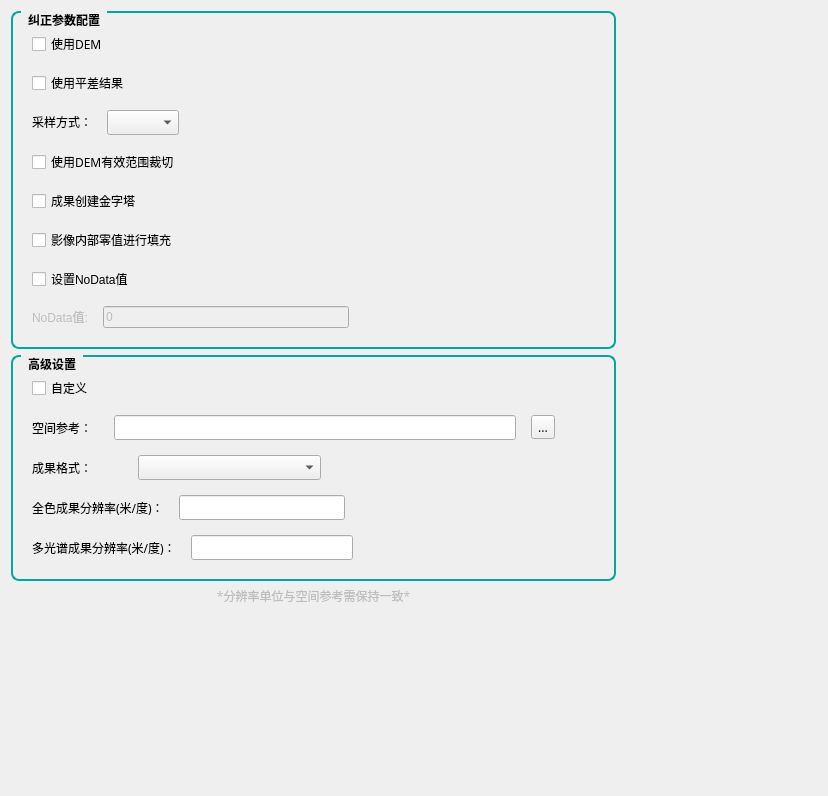
             <widget class="QWidget" name="scrollAreaWidgetContents_24">
              <property name="geometry">
               <rect>
                <x>0</x>
                <y>0</y>
                <width>828</width>
                <height>796</height>
               </rect>
              </property>
              <property name="styleSheet">
               <string notr="true">/* QGroupBox 圆角边框样式 */
QGroupBox {
    border: 1.5px solid #00a99d;   
    border-radius: 8px;           /* 8像素圆角 */
    margin-top: 1ex;              /* 留出标题空间 */
    padding: 10px;                /* 内边距 */
    font-weight: bold;            /* 标题加粗 */
}
 
/* QGroupBox 标题样式 */
QGroupBox::title {
    subcontrol-origin: margin;
    left: 10px;                   /* 标题左边距 */
    padding: 0 5px;               /* 标题内边距 */
}</string>
              </property>
              <layout class="QGridLayout" name="gridLayout_44" columnstretch="3,1">
               <item row="1" column="0">
                <widget class="QGroupBox" name="groupBox_4">
                 <property name="font">
                  <font>
                   <family>Source Han Sans SC Medium</family>
                   <pointsize>9</pointsize>
                   <weight>75</weight>
                   <italic>false</italic>
                   <bold>true</bold>
                  </font>
                 </property>
                 <property name="title">
                  <string>高级设置</string>
                 </property>
                 <layout class="QFormLayout" name="formLayout_3">
                  <property name="rowWrapPolicy">
                   <enum>QFormLayout::WrapAllRows</enum>
                  </property>
                  <item row="0" column="0" colspan="2">
                   <layout class="QVBoxLayout" name="verticalLayout_20">
                    <property name="spacing">
                     <number>15</number>
                    </property>
                    <item>
                     <widget class="QCheckBox" name="checkBox_12">
                      <property name="font">
                       <font>
                        <family>Source Han Sans SC Medium</family>
                        <pointsize>9</pointsize>
                        <weight>50</weight>
                        <italic>false</italic>
                        <bold>false</bold>
                       </font>
                      </property>
                      <property name="text">
                       <string>自定义</string>
                      </property>
                     </widget>
                    </item>
                    <item>
                     <layout class="QHBoxLayout" name="horizontalLayout_25" stretch="1,6,1,0">
                      <item>
                       <widget class="QLabel" name="label_2">
                        <property name="font">
                         <font>
                          <family>Source Han Sans SC Medium</family>
                          <pointsize>9</pointsize>
                          <weight>7</weight>
                          <italic>false</italic>
                          <bold>false</bold>
                         </font>
                        </property>
                        <property name="text">
                         <string>空间参考：</string>
                        </property>
                       </widget>
                      </item>
                      <item>
                       <widget class="QLineEdit" name="lineEdit_5">
                        <property name="font">
                         <font>
                          <family>Source Han Sans SC Medium</family>
                          <pointsize>9</pointsize>
                          <weight>7</weight>
                          <italic>false</italic>
                          <bold>false</bold>
                         </font>
                        </property>
                       </widget>
                      </item>
                      <item>
                       <widget class="QToolButton" name="normalCorrect_projectSettingToolBut">
                        <property name="font">
                         <font>
                          <family>Source Han Sans SC Medium</family>
                          <pointsize>9</pointsize>
                          <weight>7</weight>
                          <italic>false</italic>
                          <bold>false</bold>
                         </font>
                        </property>
                        <property name="text">
                         <string>...</string>
                        </property>
                       </widget>
                      </item>
                      <item>
                       <spacer name="horizontalSpacer_37">
                        <property name="orientation">
                         <enum>Qt::Horizontal</enum>
                        </property>
                        <property name="sizeHint" stdset="0">
                         <size>
                          <width>40</width>
                          <height>20</height>
                         </size>
                        </property>
                       </spacer>
                      </item>
                     </layout>
                    </item>
                    <item>
                     <layout class="QHBoxLayout" name="horizontalLayout_28" stretch="1,2,3">
                      <item>
                       <widget class="QLabel" name="normalCorrect_resultFormatLabel">
                        <property name="font">
                         <font>
                          <family>Source Han Sans SC Medium</family>
                          <pointsize>9</pointsize>
                          <weight>7</weight>
                          <italic>false</italic>
                          <bold>false</bold>
                         </font>
                        </property>
                        <property name="text">
                         <string>成果格式：</string>
                        </property>
                       </widget>
                      </item>
                      <item>
                       <widget class="QComboBox" name="normalCorrect_resultFormatBox">
                        <property name="font">
                         <font>
                          <family>Source Han Sans SC Medium</family>
                          <pointsize>9</pointsize>
                          <weight>7</weight>
                          <italic>false</italic>
                          <bold>false</bold>
                         </font>
                        </property>
                       </widget>
                      </item>
                      <item>
                       <spacer name="horizontalSpacer_17">
                        <property name="font">
                         <font>
                          <family>Source Han Sans SC Medium</family>
                          <pointsize>9</pointsize>
                          <weight>7</weight>
                          <italic>false</italic>
                          <bold>false</bold>
                         </font>
                        </property>
                        <property name="orientation">
                         <enum>Qt::Horizontal</enum>
                        </property>
                        <property name="sizeHint" stdset="0">
                         <size>
                          <width>40</width>
                          <height>20</height>
                         </size>
                        </property>
                       </spacer>
                      </item>
                     </layout>
                    </item>
                    <item>
                     <layout class="QHBoxLayout" name="horizontalLayout_26" stretch="1,2,3">
                      <item>
                       <widget class="QLabel" name="label_7">
                        <property name="font">
                         <font>
                          <family>Source Han Sans SC Medium</family>
                          <pointsize>9</pointsize>
                          <weight>7</weight>
                          <italic>false</italic>
                          <bold>false</bold>
                         </font>
                        </property>
                        <property name="text">
                         <string>全色成果分辨率(米/度)：</string>
                        </property>
                       </widget>
                      </item>
                      <item>
                       <widget class="QLineEdit" name="lineEdit_12">
                        <property name="font">
                         <font>
                          <family>Source Han Sans SC Medium</family>
                          <pointsize>9</pointsize>
                          <weight>7</weight>
                          <italic>false</italic>
                          <bold>false</bold>
                         </font>
                        </property>
                       </widget>
                      </item>
                      <item>
                       <spacer name="horizontalSpacer_43">
                        <property name="orientation">
                         <enum>Qt::Horizontal</enum>
                        </property>
                        <property name="sizeHint" stdset="0">
                         <size>
                          <width>40</width>
                          <height>20</height>
                         </size>
                        </property>
                       </spacer>
                      </item>
                     </layout>
                    </item>
                    <item>
                     <layout class="QHBoxLayout" name="horizontalLayout_27" stretch="1,2,3">
                      <item>
                       <widget class="QLabel" name="label_9">
                        <property name="font">
                         <font>
                          <family>Source Han Sans SC Medium</family>
                          <pointsize>9</pointsize>
                          <weight>7</weight>
                          <italic>false</italic>
                          <bold>false</bold>
                         </font>
                        </property>
                        <property name="text">
                         <string>多光谱成果分辨率(米/度)：</string>
                        </property>
                       </widget>
                      </item>
                      <item>
                       <widget class="QLineEdit" name="lineEdit_13">
                        <property name="font">
                         <font>
                          <family>Source Han Sans SC Medium</family>
                          <pointsize>9</pointsize>
                          <weight>7</weight>
                          <italic>false</italic>
                          <bold>false</bold>
                         </font>
                        </property>
                       </widget>
                      </item>
                      <item>
                       <spacer name="horizontalSpacer_44">
                        <property name="orientation">
                         <enum>Qt::Horizontal</enum>
                        </property>
                        <property name="sizeHint" stdset="0">
                         <size>
                          <width>40</width>
                          <height>20</height>
                         </size>
                        </property>
                       </spacer>
                      </item>
                     </layout>
                    </item>
                   </layout>
                  </item>
                 </layout>
                </widget>
               </item>
               <item row="0" column="0">
                <widget class="QGroupBox" name="groupBox_3">
                 <property name="font">
                  <font>
                   <family>Source Han Sans SC Medium</family>
                   <pointsize>9</pointsize>
                   <weight>75</weight>
                   <italic>false</italic>
                   <bold>true</bold>
                  </font>
                 </property>
                 <property name="title">
                  <string>纠正参数配置</string>
                 </property>
                 <layout class="QFormLayout" name="formLayout_2">
                  <property name="rowWrapPolicy">
                   <enum>QFormLayout::WrapAllRows</enum>
                  </property>
                  <property name="labelAlignment">
                   <set>Qt::AlignLeading|Qt::AlignLeft|Qt::AlignVCenter</set>
                  </property>
                  <item row="0" column="0" colspan="2">
                   <layout class="QVBoxLayout" name="verticalLayout_19">
                    <property name="spacing">
                     <number>15</number>
                    </property>
                    <item>
                     <widget class="QCheckBox" name="checkBox_6">
                      <property name="font">
                       <font>
                        <family>Source Han Sans SC Medium</family>
                        <pointsize>9</pointsize>
                        <weight>50</weight>
                        <italic>false</italic>
                        <bold>false</bold>
                       </font>
                      </property>
                      <property name="text">
                       <string>使用DEM</string>
                      </property>
                     </widget>
                    </item>
                    <item>
                     <widget class="QCheckBox" name="checkBox_7">
                      <property name="font">
                       <font>
                        <family>Source Han Sans SC Medium</family>
                        <pointsize>9</pointsize>
                        <weight>50</weight>
                        <italic>false</italic>
                        <bold>false</bold>
                       </font>
                      </property>
                      <property name="text">
                       <string>使用平差结果</string>
                      </property>
                     </widget>
                    </item>
                    <item>
                     <layout class="QHBoxLayout" name="horizontalLayout_9" stretch="0,0,0">
                      <item>
                       <widget class="QLabel" name="normalCorrect_samplingWayLabel">
                        <property name="sizePolicy">
                         <sizepolicy hsizetype="Preferred" vsizetype="Fixed">
                          <horstretch>0</horstretch>
                          <verstretch>0</verstretch>
                         </sizepolicy>
                        </property>
                        <property name="font">
                         <font>
                          <family>Source Han Sans SC Medium</family>
                          <pointsize>9</pointsize>
                          <weight>7</weight>
                          <italic>false</italic>
                          <bold>false</bold>
                         </font>
                        </property>
                        <property name="text">
                         <string>采样方式：</string>
                        </property>
                       </widget>
                      </item>
                      <item>
                       <widget class="QComboBox" name="normalCorrect_samplingWayBox">
                        <property name="font">
                         <font>
                          <family>Source Han Sans SC Medium</family>
                          <pointsize>9</pointsize>
                          <weight>7</weight>
                          <italic>false</italic>
                          <bold>false</bold>
                         </font>
                        </property>
                       </widget>
                      </item>
                      <item>
                       <spacer name="horizontalSpacer_16">
                        <property name="font">
                         <font>
                          <family>Source Han Sans SC Medium</family>
                          <pointsize>9</pointsize>
                          <weight>7</weight>
                          <italic>false</italic>
                          <bold>false</bold>
                         </font>
                        </property>
                        <property name="orientation">
                         <enum>Qt::Horizontal</enum>
                        </property>
                        <property name="sizeHint" stdset="0">
                         <size>
                          <width>40</width>
                          <height>20</height>
                         </size>
                        </property>
                       </spacer>
                      </item>
                     </layout>
                    </item>
                    <item>
                     <widget class="QCheckBox" name="checkBox_8">
                      <property name="font">
                       <font>
                        <family>Source Han Sans SC Medium</family>
                        <pointsize>9</pointsize>
                        <weight>50</weight>
                        <italic>false</italic>
                        <bold>false</bold>
                       </font>
                      </property>
                      <property name="text">
                       <string>使用DEM有效范围裁切</string>
                      </property>
                     </widget>
                    </item>
                    <item>
                     <widget class="QCheckBox" name="checkBox_9">
                      <property name="font">
                       <font>
                        <family>Source Han Sans SC Medium</family>
                        <pointsize>9</pointsize>
                        <weight>50</weight>
                        <italic>false</italic>
                        <bold>false</bold>
                       </font>
                      </property>
                      <property name="text">
                       <string>成果创建金字塔</string>
                      </property>
                     </widget>
                    </item>
                    <item>
                     <widget class="QCheckBox" name="checkBox_10">
                      <property name="font">
                       <font>
                        <family>Source Han Sans SC Medium</family>
                        <pointsize>9</pointsize>
                        <weight>50</weight>
                        <italic>false</italic>
                        <bold>false</bold>
                       </font>
                      </property>
                      <property name="text">
                       <string>影像内部零值进行填充</string>
                      </property>
                     </widget>
                    </item>
                    <item>
                     <widget class="QCheckBox" name="checkBox_85">
                      <property name="text">
                       <string>设置NoData值</string>
                      </property>
                     </widget>
                    </item>
                    <item>
                     <layout class="QHBoxLayout" name="horizontalLayout_117">
                      <item>
                       <widget class="QLabel" name="label_113">
                        <property name="enabled">
                         <bool>false</bool>
                        </property>
                        <property name="text">
                         <string>NoData值:</string>
                        </property>
                       </widget>
                      </item>
                      <item>
                       <widget class="QLineEdit" name="lineEdit_60">
                        <property name="enabled">
                         <bool>false</bool>
                        </property>
                        <property name="text">
                         <string>0</string>
                        </property>
                       </widget>
                      </item>
                      <item>
                       <spacer name="horizontalSpacer_89">
                        <property name="orientation">
                         <enum>Qt::Horizontal</enum>
                        </property>
                        <property name="sizeHint" stdset="0">
                         <size>
                          <width>40</width>
                          <height>20</height>
                         </size>
                        </property>
                       </spacer>
                      </item>
                     </layout>
                    </item>
                   </layout>
                  </item>
                 </layout>
                </widget>
               </item>
               <item row="2" column="0">
                <widget class="QLabel" name="label_58">
                 <property name="enabled">
                  <bool>false</bool>
                 </property>
                 <property name="font">
                  <font>
                   <family>Source Han Sans SC Medium</family>
                   <pointsize>9</pointsize>
                   <weight>7</weight>
                   <italic>false</italic>
                   <bold>false</bold>
                  </font>
                 </property>
                 <property name="layoutDirection">
                  <enum>Qt::LeftToRight</enum>
                 </property>
                 <property name="text">
                  <string>*分辨率单位与空间参考需保持一致*</string>
                 </property>
                 <property name="alignment">
                  <set>Qt::AlignCenter</set>
                 </property>
                </widget>
               </item>
               <item row="0" column="1">
                <spacer name="horizontalSpacer_90">
                 <property name="orientation">
                  <enum>Qt::Horizontal</enum>
                 </property>
                 <property name="sizeHint" stdset="0">
                  <size>
                   <width>40</width>
                   <height>20</height>
                  </size>
                 </property>
                </spacer>
               </item>
               <item row="3" column="0">
                <spacer name="verticalSpacer_3">
                 <property name="orientation">
                  <enum>Qt::Vertical</enum>
                 </property>
                 <property name="sizeHint" stdset="0">
                  <size>
                   <width>20</width>
                   <height>40</height>
                  </size>
                 </property>
                </spacer>
               </item>
              </layout>
             </widget>
